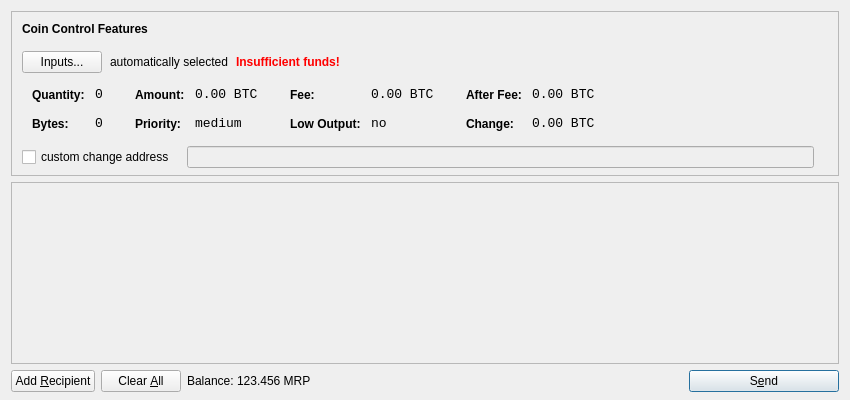
<?xml version="1.0" encoding="UTF-8"?>
<ui version="4.0">
 <class>SendCoinsDialog</class>
 <widget class="QDialog" name="SendCoinsDialog">
  <property name="geometry">
   <rect>
    <x>0</x>
    <y>0</y>
    <width>850</width>
    <height>400</height>
   </rect>
  </property>
  <property name="windowTitle">
   <string>Send Coins</string>
  </property>
  <layout class="QVBoxLayout" name="verticalLayout" stretch="0,1,0">
   <property name="bottomMargin">
    <number>8</number>
   </property>
   <item>
    <widget class="QFrame" name="frameCoinControl">
     <property name="sizePolicy">
      <sizepolicy hsizetype="Expanding" vsizetype="Expanding">
       <horstretch>0</horstretch>
       <verstretch>0</verstretch>
      </sizepolicy>
     </property>
     <property name="maximumSize">
      <size>
       <width>16777215</width>
       <height>16777215</height>
      </size>
     </property>
     <property name="frameShape">
      <enum>QFrame::StyledPanel</enum>
     </property>
     <property name="frameShadow">
      <enum>QFrame::Sunken</enum>
     </property>
     <layout class="QVBoxLayout" name="verticalLayoutCoinControl2">
      <property name="spacing">
       <number>-1</number>
      </property>
      <property name="leftMargin">
       <number>0</number>
      </property>
      <property name="topMargin">
       <number>0</number>
      </property>
      <property name="rightMargin">
       <number>0</number>
      </property>
      <property name="bottomMargin">
       <number>6</number>
      </property>
      <item>
       <layout class="QVBoxLayout" name="verticalLayoutCoinControl" stretch="0,0,0,0,1">
        <property name="spacing">
         <number>0</number>
        </property>
        <property name="leftMargin">
         <number>10</number>
        </property>
        <property name="topMargin">
         <number>10</number>
        </property>
        <item>
         <layout class="QHBoxLayout" name="horizontalLayoutCoinControl1">
          <property name="bottomMargin">
           <number>15</number>
          </property>
          <item>
           <widget class="QLabel" name="labelCoinControlFeatures">
            <property name="sizePolicy">
             <sizepolicy hsizetype="Preferred" vsizetype="Maximum">
              <horstretch>0</horstretch>
              <verstretch>0</verstretch>
             </sizepolicy>
            </property>
            <property name="font">
             <font>
              <weight>75</weight>
              <bold>true</bold>
             </font>
            </property>
            <property name="styleSheet">
             <string notr="true">font-weight:bold;</string>
            </property>
            <property name="text">
             <string>Coin Control Features</string>
            </property>
           </widget>
          </item>
         </layout>
        </item>
        <item>
         <layout class="QHBoxLayout" name="horizontalLayoutCoinControl2" stretch="0,0,0,0">
          <property name="spacing">
           <number>8</number>
          </property>
          <property name="bottomMargin">
           <number>10</number>
          </property>
          <item>
           <widget class="QPushButton" name="pushButtonCoinControl">
            <property name="styleSheet">
             <string notr="true"/>
            </property>
            <property name="text">
             <string>Inputs...</string>
            </property>
           </widget>
          </item>
          <item>
           <widget class="QLabel" name="labelCoinControlAutomaticallySelected">
            <property name="text">
             <string>automatically selected</string>
            </property>
            <property name="margin">
             <number>5</number>
            </property>
           </widget>
          </item>
          <item>
           <widget class="QLabel" name="labelCoinControlInsuffFunds">
            <property name="font">
             <font>
              <weight>75</weight>
              <bold>true</bold>
             </font>
            </property>
            <property name="styleSheet">
             <string notr="true">color:red;font-weight:bold;</string>
            </property>
            <property name="text">
             <string>Insufficient funds!</string>
            </property>
            <property name="margin">
             <number>5</number>
            </property>
           </widget>
          </item>
          <item>
           <spacer name="horizontalSpacerCoinControl">
            <property name="orientation">
             <enum>Qt::Horizontal</enum>
            </property>
            <property name="sizeHint" stdset="0">
             <size>
              <width>40</width>
              <height>1</height>
             </size>
            </property>
           </spacer>
          </item>
         </layout>
        </item>
        <item>
         <widget class="QWidget" name="widgetCoinControl" native="true">
          <property name="sizePolicy">
           <sizepolicy hsizetype="Preferred" vsizetype="Preferred">
            <horstretch>0</horstretch>
            <verstretch>0</verstretch>
           </sizepolicy>
          </property>
          <property name="minimumSize">
           <size>
            <width>0</width>
            <height>0</height>
           </size>
          </property>
          <property name="styleSheet">
           <string notr="true"/>
          </property>
          <layout class="QHBoxLayout" name="horizontalLayoutCoinControl5">
           <property name="margin">
            <number>0</number>
           </property>
           <item>
            <layout class="QHBoxLayout" name="horizontalLayoutCoinControl3" stretch="0,0,0,1">
             <property name="spacing">
              <number>20</number>
             </property>
             <property name="topMargin">
              <number>0</number>
             </property>
             <property name="bottomMargin">
              <number>10</number>
             </property>
             <item>
              <layout class="QFormLayout" name="formLayoutCoinControl1">
               <property name="horizontalSpacing">
                <number>10</number>
               </property>
               <property name="verticalSpacing">
                <number>14</number>
               </property>
               <property name="leftMargin">
                <number>10</number>
               </property>
               <property name="topMargin">
                <number>4</number>
               </property>
               <property name="rightMargin">
                <number>6</number>
               </property>
               <item row="0" column="0">
                <widget class="QLabel" name="labelCoinControlQuantityText">
                 <property name="styleSheet">
                  <string notr="true">font-weight:bold;</string>
                 </property>
                 <property name="text">
                  <string>Quantity:</string>
                 </property>
                 <property name="margin">
                  <number>0</number>
                 </property>
                </widget>
               </item>
               <item row="0" column="1">
                <widget class="QLabel" name="labelCoinControlQuantity">
                 <property name="font">
                  <font>
                   <family>Monospace</family>
                   <pointsize>10</pointsize>
                  </font>
                 </property>
                 <property name="cursor">
                  <cursorShape>IBeamCursor</cursorShape>
                 </property>
                 <property name="contextMenuPolicy">
                  <enum>Qt::ActionsContextMenu</enum>
                 </property>
                 <property name="text">
                  <string notr="true">0</string>
                 </property>
                 <property name="margin">
                  <number>0</number>
                 </property>
                 <property name="textInteractionFlags">
                  <set>Qt::LinksAccessibleByMouse|Qt::TextSelectableByKeyboard|Qt::TextSelectableByMouse</set>
                 </property>
                </widget>
               </item>
               <item row="1" column="0">
                <widget class="QLabel" name="labelCoinControlBytesText">
                 <property name="styleSheet">
                  <string notr="true">font-weight:bold;</string>
                 </property>
                 <property name="text">
                  <string>Bytes:</string>
                 </property>
                </widget>
               </item>
               <item row="1" column="1">
                <widget class="QLabel" name="labelCoinControlBytes">
                 <property name="font">
                  <font>
                   <family>Monospace</family>
                   <pointsize>10</pointsize>
                  </font>
                 </property>
                 <property name="cursor">
                  <cursorShape>IBeamCursor</cursorShape>
                 </property>
                 <property name="contextMenuPolicy">
                  <enum>Qt::ActionsContextMenu</enum>
                 </property>
                 <property name="text">
                  <string notr="true">0</string>
                 </property>
                 <property name="textInteractionFlags">
                  <set>Qt::LinksAccessibleByMouse|Qt::TextSelectableByKeyboard|Qt::TextSelectableByMouse</set>
                 </property>
                </widget>
               </item>
              </layout>
             </item>
             <item>
              <layout class="QFormLayout" name="formLayoutCoinControl2">
               <property name="horizontalSpacing">
                <number>10</number>
               </property>
               <property name="verticalSpacing">
                <number>14</number>
               </property>
               <property name="leftMargin">
                <number>6</number>
               </property>
               <property name="topMargin">
                <number>4</number>
               </property>
               <property name="rightMargin">
                <number>6</number>
               </property>
               <item row="0" column="0">
                <widget class="QLabel" name="labelCoinControlAmountText">
                 <property name="styleSheet">
                  <string notr="true">font-weight:bold;</string>
                 </property>
                 <property name="text">
                  <string>Amount:</string>
                 </property>
                 <property name="margin">
                  <number>0</number>
                 </property>
                </widget>
               </item>
               <item row="0" column="1">
                <widget class="QLabel" name="labelCoinControlAmount">
                 <property name="font">
                  <font>
                   <family>Monospace</family>
                   <pointsize>10</pointsize>
                  </font>
                 </property>
                 <property name="cursor">
                  <cursorShape>IBeamCursor</cursorShape>
                 </property>
                 <property name="contextMenuPolicy">
                  <enum>Qt::ActionsContextMenu</enum>
                 </property>
                 <property name="text">
                  <string notr="true">0.00 BTC</string>
                 </property>
                 <property name="textInteractionFlags">
                  <set>Qt::LinksAccessibleByMouse|Qt::TextSelectableByKeyboard|Qt::TextSelectableByMouse</set>
                 </property>
                </widget>
               </item>
               <item row="1" column="0">
                <widget class="QLabel" name="labelCoinControlPriorityText">
                 <property name="styleSheet">
                  <string notr="true">font-weight:bold;</string>
                 </property>
                 <property name="text">
                  <string>Priority:</string>
                 </property>
                </widget>
               </item>
               <item row="1" column="1">
                <widget class="QLabel" name="labelCoinControlPriority">
                 <property name="font">
                  <font>
                   <family>Monospace</family>
                   <pointsize>10</pointsize>
                  </font>
                 </property>
                 <property name="cursor">
                  <cursorShape>IBeamCursor</cursorShape>
                 </property>
                 <property name="contextMenuPolicy">
                  <enum>Qt::ActionsContextMenu</enum>
                 </property>
                 <property name="text">
                  <string>medium</string>
                 </property>
                 <property name="textInteractionFlags">
                  <set>Qt::LinksAccessibleByMouse|Qt::TextSelectableByKeyboard|Qt::TextSelectableByMouse</set>
                 </property>
                </widget>
               </item>
              </layout>
             </item>
             <item>
              <layout class="QFormLayout" name="formLayoutCoinControl3">
               <property name="horizontalSpacing">
                <number>10</number>
               </property>
               <property name="verticalSpacing">
                <number>14</number>
               </property>
               <property name="leftMargin">
                <number>6</number>
               </property>
               <property name="topMargin">
                <number>4</number>
               </property>
               <property name="rightMargin">
                <number>6</number>
               </property>
               <item row="0" column="0">
                <widget class="QLabel" name="labelCoinControlFeeText">
                 <property name="styleSheet">
                  <string notr="true">font-weight:bold;</string>
                 </property>
                 <property name="text">
                  <string>Fee:</string>
                 </property>
                 <property name="margin">
                  <number>0</number>
                 </property>
                </widget>
               </item>
               <item row="0" column="1">
                <widget class="QLabel" name="labelCoinControlFee">
                 <property name="font">
                  <font>
                   <family>Monospace</family>
                   <pointsize>10</pointsize>
                  </font>
                 </property>
                 <property name="cursor">
                  <cursorShape>IBeamCursor</cursorShape>
                 </property>
                 <property name="contextMenuPolicy">
                  <enum>Qt::ActionsContextMenu</enum>
                 </property>
                 <property name="text">
                  <string notr="true">0.00 BTC</string>
                 </property>
                 <property name="textInteractionFlags">
                  <set>Qt::LinksAccessibleByMouse|Qt::TextSelectableByKeyboard|Qt::TextSelectableByMouse</set>
                 </property>
                </widget>
               </item>
               <item row="1" column="0">
                <widget class="QLabel" name="labelCoinControlLowOutputText">
                 <property name="styleSheet">
                  <string notr="true">font-weight:bold;</string>
                 </property>
                 <property name="text">
                  <string>Low Output:</string>
                 </property>
                </widget>
               </item>
               <item row="1" column="1">
                <widget class="QLabel" name="labelCoinControlLowOutput">
                 <property name="font">
                  <font>
                   <family>Monospace</family>
                   <pointsize>10</pointsize>
                  </font>
                 </property>
                 <property name="cursor">
                  <cursorShape>IBeamCursor</cursorShape>
                 </property>
                 <property name="contextMenuPolicy">
                  <enum>Qt::ActionsContextMenu</enum>
                 </property>
                 <property name="text">
                  <string>no</string>
                 </property>
                 <property name="textInteractionFlags">
                  <set>Qt::LinksAccessibleByMouse|Qt::TextSelectableByKeyboard|Qt::TextSelectableByMouse</set>
                 </property>
                </widget>
               </item>
              </layout>
             </item>
             <item>
              <layout class="QFormLayout" name="formLayoutCoinControl4">
               <property name="horizontalSpacing">
                <number>10</number>
               </property>
               <property name="verticalSpacing">
                <number>14</number>
               </property>
               <property name="leftMargin">
                <number>6</number>
               </property>
               <property name="topMargin">
                <number>4</number>
               </property>
               <property name="rightMargin">
                <number>6</number>
               </property>
               <item row="0" column="0">
                <widget class="QLabel" name="labelCoinControlAfterFeeText">
                 <property name="styleSheet">
                  <string notr="true">font-weight:bold;</string>
                 </property>
                 <property name="text">
                  <string>After Fee:</string>
                 </property>
                 <property name="margin">
                  <number>0</number>
                 </property>
                </widget>
               </item>
               <item row="0" column="1">
                <widget class="QLabel" name="labelCoinControlAfterFee">
                 <property name="font">
                  <font>
                   <family>Monospace</family>
                   <pointsize>10</pointsize>
                  </font>
                 </property>
                 <property name="cursor">
                  <cursorShape>IBeamCursor</cursorShape>
                 </property>
                 <property name="contextMenuPolicy">
                  <enum>Qt::ActionsContextMenu</enum>
                 </property>
                 <property name="text">
                  <string notr="true">0.00 BTC</string>
                 </property>
                 <property name="textInteractionFlags">
                  <set>Qt::LinksAccessibleByMouse|Qt::TextSelectableByKeyboard|Qt::TextSelectableByMouse</set>
                 </property>
                </widget>
               </item>
               <item row="1" column="0">
                <widget class="QLabel" name="labelCoinControlChangeText">
                 <property name="styleSheet">
                  <string notr="true">font-weight:bold;</string>
                 </property>
                 <property name="text">
                  <string>Change:</string>
                 </property>
                </widget>
               </item>
               <item row="1" column="1">
                <widget class="QLabel" name="labelCoinControlChange">
                 <property name="font">
                  <font>
                   <family>Monospace</family>
                   <pointsize>10</pointsize>
                  </font>
                 </property>
                 <property name="cursor">
                  <cursorShape>IBeamCursor</cursorShape>
                 </property>
                 <property name="contextMenuPolicy">
                  <enum>Qt::ActionsContextMenu</enum>
                 </property>
                 <property name="text">
                  <string notr="true">0.00 BTC</string>
                 </property>
                 <property name="textInteractionFlags">
                  <set>Qt::LinksAccessibleByMouse|Qt::TextSelectableByKeyboard|Qt::TextSelectableByMouse</set>
                 </property>
                </widget>
               </item>
              </layout>
             </item>
            </layout>
           </item>
          </layout>
         </widget>
        </item>
        <item>
         <layout class="QHBoxLayout" name="horizontalLayoutCoinControl4" stretch="0,0,0">
          <property name="spacing">
           <number>12</number>
          </property>
          <property name="sizeConstraint">
           <enum>QLayout::SetDefaultConstraint</enum>
          </property>
          <property name="topMargin">
           <number>5</number>
          </property>
          <property name="rightMargin">
           <number>5</number>
          </property>
          <item>
           <widget class="QCheckBox" name="checkBoxCoinControlChange">
            <property name="text">
             <string>custom change address</string>
            </property>
           </widget>
          </item>
          <item>
           <widget class="QLineEdit" name="lineEditCoinControlChange">
            <property name="enabled">
             <bool>false</bool>
            </property>
            <property name="sizePolicy">
             <sizepolicy hsizetype="Expanding" vsizetype="Fixed">
              <horstretch>0</horstretch>
              <verstretch>0</verstretch>
             </sizepolicy>
            </property>
           </widget>
          </item>
          <item>
           <widget class="QLabel" name="labelCoinControlChangeLabel">
            <property name="sizePolicy">
             <sizepolicy hsizetype="Preferred" vsizetype="Expanding">
              <horstretch>0</horstretch>
              <verstretch>0</verstretch>
             </sizepolicy>
            </property>
            <property name="minimumSize">
             <size>
              <width>0</width>
              <height>0</height>
             </size>
            </property>
            <property name="text">
             <string/>
            </property>
            <property name="margin">
             <number>3</number>
            </property>
           </widget>
          </item>
         </layout>
        </item>
        <item>
         <spacer name="verticalSpacerCoinControl">
          <property name="orientation">
           <enum>Qt::Vertical</enum>
          </property>
          <property name="sizeHint" stdset="0">
           <size>
            <width>800</width>
            <height>1</height>
           </size>
          </property>
         </spacer>
        </item>
       </layout>
      </item>
     </layout>
    </widget>
   </item>
   <item>
    <widget class="QScrollArea" name="scrollArea">
     <property name="widgetResizable">
      <bool>true</bool>
     </property>
     <widget class="QWidget" name="scrollAreaWidgetContents">
      <property name="geometry">
       <rect>
        <x>0</x>
        <y>0</y>
        <width>830</width>
        <height>165</height>
       </rect>
      </property>
      <layout class="QVBoxLayout" name="verticalLayout_2">
       <property name="margin">
        <number>0</number>
       </property>
       <item>
        <layout class="QVBoxLayout" name="entries">
         <property name="spacing">
          <number>6</number>
         </property>
        </layout>
       </item>
       <item>
        <spacer name="verticalSpacer">
         <property name="orientation">
          <enum>Qt::Vertical</enum>
         </property>
         <property name="sizeHint" stdset="0">
          <size>
           <width>20</width>
           <height>40</height>
          </size>
         </property>
        </spacer>
       </item>
      </layout>
     </widget>
    </widget>
   </item>
   <item>
    <layout class="QHBoxLayout" name="horizontalLayout">
     <item>
      <widget class="QPushButton" name="addButton">
       <property name="toolTip">
        <string>Send to multiple recipients at once</string>
       </property>
       <property name="text">
        <string>Add &amp;Recipient</string>
       </property>
       <property name="icon">
        <iconset resource="../bitcoin.qrc">
         <normaloff>:/icons/add</normaloff>:/icons/add</iconset>
       </property>
       <property name="autoDefault">
        <bool>false</bool>
       </property>
      </widget>
     </item>
     <item>
      <widget class="QPushButton" name="clearButton">
       <property name="sizePolicy">
        <sizepolicy hsizetype="Minimum" vsizetype="Fixed">
         <horstretch>0</horstretch>
         <verstretch>0</verstretch>
        </sizepolicy>
       </property>
       <property name="toolTip">
        <string>Remove all transaction fields</string>
       </property>
       <property name="text">
        <string>Clear &amp;All</string>
       </property>
       <property name="icon">
        <iconset resource="../bitcoin.qrc">
         <normaloff>:/icons/remove</normaloff>:/icons/remove</iconset>
       </property>
       <property name="autoRepeatDelay">
        <number>300</number>
       </property>
       <property name="autoDefault">
        <bool>false</bool>
       </property>
      </widget>
     </item>
     <item>
      <layout class="QHBoxLayout" name="horizontalLayout_2">
       <property name="spacing">
        <number>3</number>
       </property>
       <item>
        <widget class="QLabel" name="label">
         <property name="text">
          <string>Balance:</string>
         </property>
        </widget>
       </item>
       <item>
        <widget class="QLabel" name="labelBalance">
         <property name="cursor">
          <cursorShape>IBeamCursor</cursorShape>
         </property>
         <property name="text">
          <string>123.456 MRP</string>
         </property>
         <property name="textInteractionFlags">
          <set>Qt::LinksAccessibleByMouse|Qt::TextSelectableByKeyboard|Qt::TextSelectableByMouse</set>
         </property>
        </widget>
       </item>
      </layout>
     </item>
     <item>
      <spacer name="horizontalSpacer">
       <property name="orientation">
        <enum>Qt::Horizontal</enum>
       </property>
       <property name="sizeHint" stdset="0">
        <size>
         <width>40</width>
         <height>20</height>
        </size>
       </property>
      </spacer>
     </item>
     <item>
      <widget class="QPushButton" name="sendButton">
       <property name="minimumSize">
        <size>
         <width>150</width>
         <height>0</height>
        </size>
       </property>
       <property name="toolTip">
        <string>Confirm the send action</string>
       </property>
       <property name="text">
        <string>S&amp;end</string>
       </property>
       <property name="icon">
        <iconset resource="../bitcoin.qrc">
         <normaloff>:/icons/send</normaloff>:/icons/send</iconset>
       </property>
       <property name="default">
        <bool>true</bool>
       </property>
      </widget>
     </item>
    </layout>
   </item>
  </layout>
 </widget>
 <resources>
  <include location="../bitcoin.qrc"/>
 </resources>
 <connections/>
</ui>
